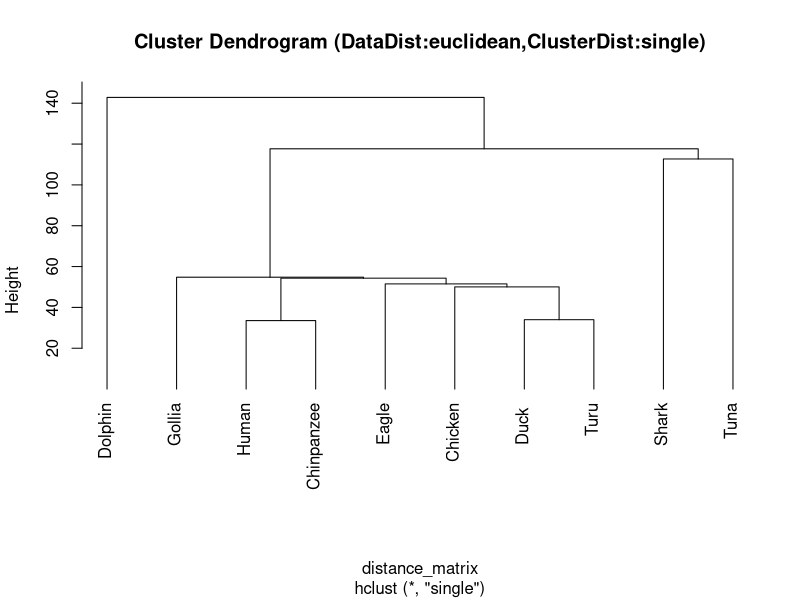
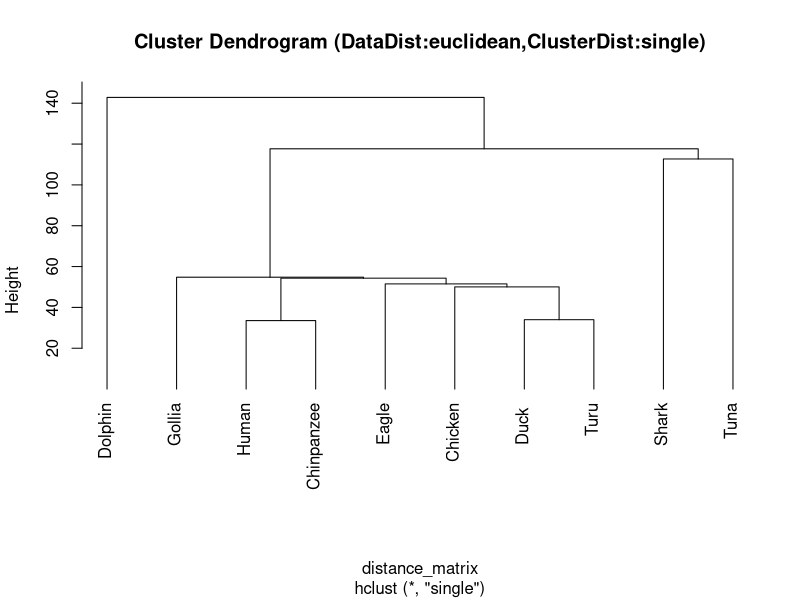

Recreate these plots in R, in order.
### 同じディレクトリ内に保存しているCSVファイル形式のデータセットを読み込む.
### 注意：ダウンロードしたファイルはmacOSではデフォルトで ~/Downloads 以下に保存される．
### 1列目のデータを行名としてデータを読み込む
setwd("/cloud/project/")#作業ディレクトリの設定
dataset <- read.csv("./animals.csv",row.names=1)

### datasetがどのようなものか確認
print(dataset)

### データの正規化を行うか決定する
is_scale <- F #T=正規化を行う; F=正規化を行わない
### is_scale=Tならばデータの正規化を行う
if(is_scale==T) dataset <- scale(dataset)

### 再度datasetの確認
print(dataset)

### データ間の距離を定義する。(以下の3つから任意の距離を選択する)
data_dist_method <- "euclidean"     #ユークリッド距離
#data_dist_method <- "manhattan"     #マンハッタン距離
#data_dist_method <- "maximum"       #最大距離

### 全データ間の距離をdata_dist_methodの距離定義に基づいて計算する（距離行列を求める）
distance_matrix <- dist(dataset, method=data_dist_method)

### 距離行列の確認
print(as.matrix(distance_matrix))

### クラスター間の距離の計算方法を決める。(以下の3つから任意の距離を選択する)
cluster_dist_method <- "single"    #最小距離法
#cluster_dist_method <- "average"   #群平均法
#cluster_dist_method <- "complete"  #最大距離法

### 距離行列からcluster_dist_methodで定義したクラスター距離定義に基づいてクラスター分析を行う
cl_result <- hclust(distance_matrix, method=cluster_dist_method)

### クラスター分析結果の系統樹を出力する
plot(cl_result, hang=-1, main=sprintf("Cluster Dendrogram (DataDist:%s,ClusterDist:%s)",data_dist_method,cluster_dist_method))




### 出力結果の保存(作業ディレクトリに保存されるように設定)
pdf(sprintf("./cl_scale_%s_dtdis_%s_cldis_%s.pdf",is_scale,data_dist_method,cluster_dist_method), paper="a4r", width=10, height=8)
plot(cl_result, hang=-1, main=sprintf("Cluster Dendrogram (DataDist:%s,ClusterDist:%s)",data_dist_method,cluster_dist_method))
dev.off()

### 距離行列の保存
write.csv(as.matrix(distance_matrix), file=sprintf("./distance_matrix_scale_%s_%s.csv",is_scale, data_dist_method))
